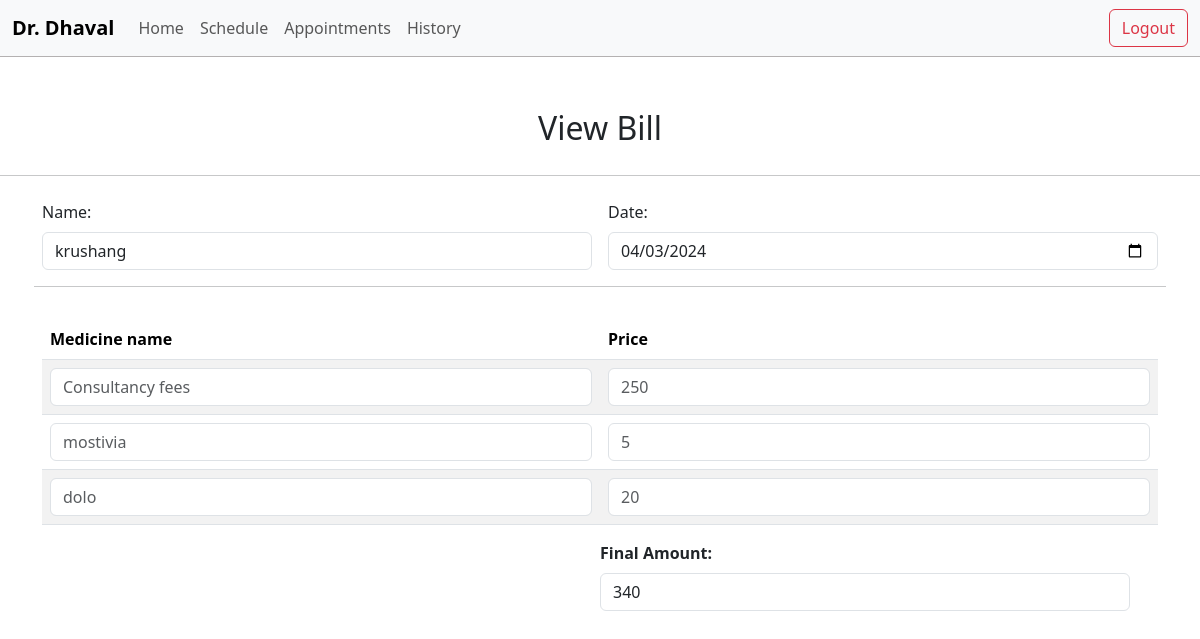
Page /doctor/viewbill/2/ (signed in) on the committed database.
### accounts/models.py (models this page shows, shortened)
class CustomUser(AbstractBaseUser, PermissionsMixin):
    email = models.EmailField(unique=True)
    first_name = models.CharField(max_length=30)
    last_name = models.CharField(max_length=30)
    phone_number = models.CharField(max_length=15)
    is_active = models.BooleanField(default=True)
    is_staff = models.BooleanField(default=False)
    is_admin = models.BooleanField(default=False)
    is_superadmin = models.BooleanField(default=False)
    type = models.CharField(max_length=16, default='patient')
    objects = CustomUserManager()
    USERNAME_FIELD = 'email'
    REQUIRED_FIELDS = ['first_name']

### doctor/models.py (models this page shows)
class appointment(models.Model):
    patient_id=models.ForeignKey(Patient,on_delete=models.CASCADE)
    doctor_id=models.ForeignKey(Doctor,on_delete=models.CASCADE)
    patient_name = models.CharField(max_length=255 , default='unknown user')
    datetime = models.DateTimeField(auto_now_add=False,null=True)
    appointment_state = models.CharField(max_length=255) #accept reject etcccccc
    note = models.TextField()
    rejection_reason = models.TextField(blank=True, null=True)

class billmed(models.Model):
    bill_id=models.ForeignKey(bill,on_delete=models.CASCADE, default=None)
    medicine_id=models.ForeignKey(medicine,on_delete=models.CASCADE)

class medicine(models.Model):
    medicine_name = models.CharField(max_length=100)
    price = models.IntegerField(null=True) #per medicine

class bill(models.Model):
    appointment_id=models.ForeignKey(appointment,on_delete=models.CASCADE, default=None)
    date = models.DateField(default=None)
    final_amount = models.IntegerField()

### doctor/views.py (the view)
# urls.py: path('viewbill/<id>/',views.viewbill, name="viewbill"),
@login_required(login_url='/login/')
def viewbill(request,id):
    appoint = appointment.objects.get(id = id)
    billl = bill.objects.get(appointment_id_id = id)
    billmeds = billmed.objects.filter(bill_id_id = billl.id)
    context = {'page':'view bill','disp':appoint,'billob':billl,'billmedob':billmeds}
    return render(request, 'doctor/billview.html',context)

### templates/doctor/billview.html
{% extends "basic_structure.html"%}
{%block start%}
<div class="container mt-1">
    <div class="d-flex justify-content-center pt-5 p-1">
      <h2>View Bill</h2>
    </div>
  </div>
  <hr>
<div class="container mt-4">
    <div class="row g-3">
      <div class="col-md-6">
        <label for="patient_Name" class="form-label">Name:</label>
        <input type="text" class="form-control" id="patient_Name" name="patient_Name" value="{{disp.patient_name}}">
      </div>
      <div class="col-md-6">
        <label for="date" class="form-label">Date:</label>
        <input type="date" class="form-control" id="date" name="date" required value="{{disp.datetime | date:"Y-m-d"}}">
      </div>
      <hr>
      <div class="col-md-12">
        <table class="table table-striped" id="myTable">
          <thead>
            <tr>
              <th scope="col">Medicine name</th>
              <th scope="col">Price</th>
            </tr>
          </thead>
          <tbody>
            {% for i in billmedob%}
            <tr>
              <td><input type="text" class="form-control" id="med" name="med_name" placeholder="{{i.medicine_id.medicine_name}}"></td>
              <td><input type="text" class="form-control" id="dose" name="dose" placeholder="{{i.medicine_id.price}}"></td>
            </tr>
            {% endfor %}
          </tbody>
        </table>
      </div>
      <div class="row justify-content-end">
      <div class="col-md-6">
        <label for="patient_Name" class="form-label"><b>Final Amount:</b></label>
        <input type="text" class="form-control" id="patient_Name" name="patient_Name" value="{{billob.final_amount}}"></input>
      </div>
      </div>
</div>
  </div>
{%endblock%}

### templates/basic_structure.html (shortened to what this page needs)
<!DOCTYPE html>
<html lang="en">
<head>
    <link href="https://cdn.jsdelivr.net/npm/bootstrap@5.3.0-alpha1/dist/css/bootstrap.min.css" rel="stylesheet">
<link href="https://cdn.jsdelivr.net/npm/bootstrap@5.3.3/dist/css/bootstrap.min.css" rel="stylesheet">
</head>
<body>
      <nav class="navbar navbar-expand-lg bg-light ">
        <div class="container-fluid">
          <a class="navbar-brand" href="/doctor/doctors-profile/"><b>Dr. {{request.user.first_name}}</b></a>
          <div class="collapse navbar-collapse" id="navbarSupportedContent">
            <ul class="navbar-nav me-auto mb-2 mb-lg-0">
              <li class="nav-item">
                <a class="nav-link" aria-current="page" href="/doctor/doc-home">Home</a>
              </li>
              <li class="nav-item">
                <a class="nav-link" href="/doctor/schedule/">Schedule</a>
              </li>
              <li class="nav-item">
                <a class="nav-link" href="/doctor/appointments/">Appointments</a>
              </li>
              <li class="nav-item">
                <a class="nav-link" href="/doctor/history/">History</a>
              </li>
            </ul>
            <a href="/logout/" class="btn btn-outline-danger " type="submit">Logout</a>
          </div>
        </div>
      </nav>
    {% block start%}
    {% endblock %}
</body>
</html>

### templates/basic_structure.html (style rules this page uses)
.navbar { border-bottom: 1px solid #b4b1b1; }

### rows in the picture
CustomUser: user.first_name "Dhaval"
appointment: patient_Name "krushang", date "04/03/2024"
billmed: med_name "Consultancy fees", dose "250"
billmed: med_name "mostivia", dose "5"
billmed: med_name "dolo", dose "20"
bill: patient_Name "340"
